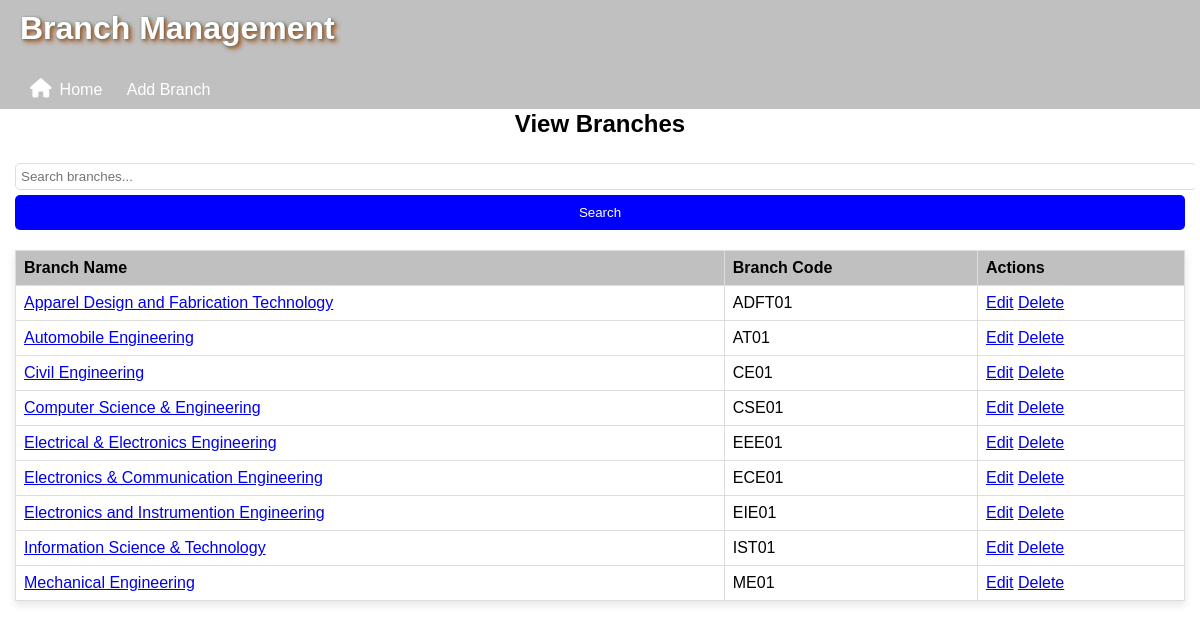
Page /branch (signed in) on the earlier database version.
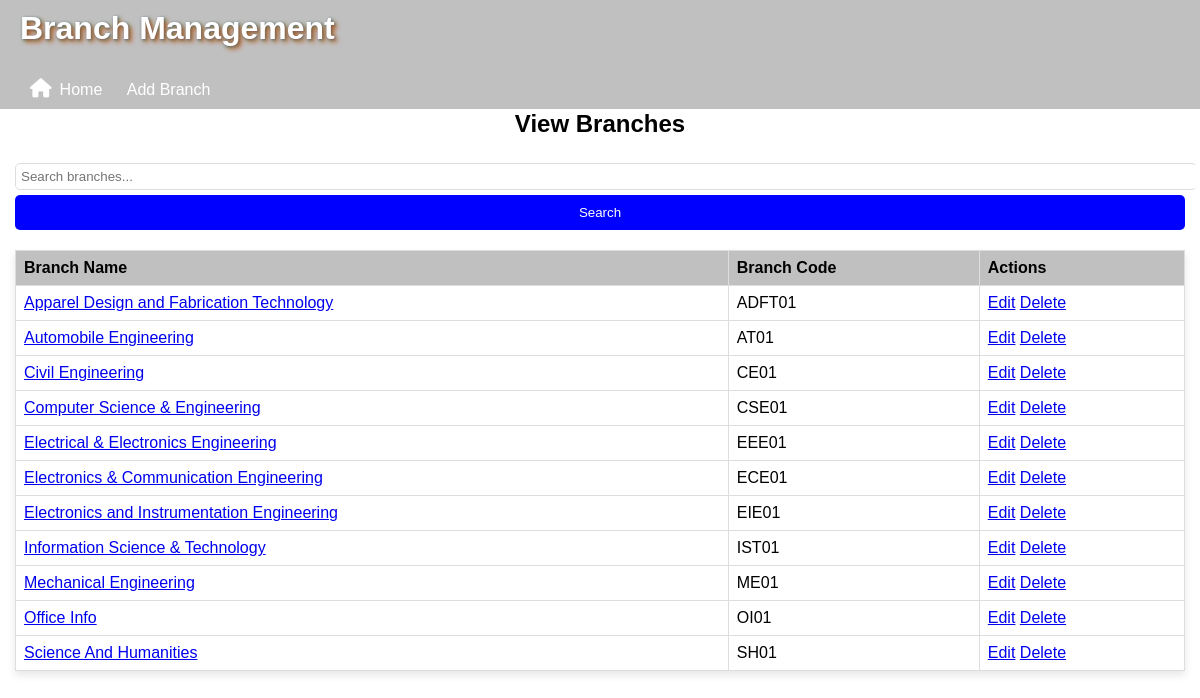
Same page on the later database version.
### models.py (models this page shows)
class Branch(db.Model):
    __tablename__ = 'branches'  # Ensure the table name is consistent
    id = db.Column(db.Integer, primary_key=True)
    branch_code = db.Column(db.String(10), unique=True, nullable=False)
    branch_name = db.Column(db.String(100), nullable=False)
    description = db.Column(db.Text, nullable=True)  # General description
    vision = db.Column(db.Text, nullable=True)  # Vision statement
    mission = db.Column(db.Text, nullable=True)
    images = db.relationship('BranchImages', backref='branch', lazy=True)
    staffs = db.relationship('Staff', backref='branch', lazy=True)
    hods = db.relationship('HOD', backref='branch', lazy=True)

### app.py (the view)
@app.route("/branch")
@login_required
def branch():
    query = request.args.get('query', '')
    if query:
        branches = Branch.query.filter(
            (Branch.branch_name.ilike(f"%{query}%")) |
            (Branch.branch_code.ilike(f"%{query}%"))
        ).all()
    else:
        branches = Branch.query.order_by(Branch.branch_name).all()
    return render_template("view_branches.html", branches=branches)

### app.py (called while the page is built)
@login_manager.user_loader
def load_user(user_id):
    return User.query.get(int(user_id))

### templates/view_branches.html
{% extends "branches.html" %}
{% block content %}
<h2>View Branches</h2>
<form method="GET" action="{{ url_for('branch') }}">
  <input type="text" name="query" placeholder="Search branches..." value="{{ request.args.get('query', '') }}">
  <button type="submit">Search</button>
</form>
<table>
  <thead>
  <tr>
    <th>Branch Name</th>
    <th>Branch Code</th>
    <th>Actions</th>
  </tr>
  </thead>
  <tbody>
  {% for branch in branches %}
  <tr>
    <td>
      <a href="{{ url_for('branch_details', branch_code=branch.branch_code) }}">{{ branch.branch_name }}</a>
    </td>
    <td>{{ branch.branch_code }}</td>
    <td>
      <a href="{{ url_for('edit_branch', id=branch.id) }}">Edit</a>
      <a href="{{ url_for('delete_branch', id=branch.id) }}">Delete</a>
    </td>
  </tr>
  {% endfor %}
  </tbody>
</table>
{% endblock %}

Differences in the rows shown:
changed Branch "EIE01": branch_name "Electronics and Instrumention Engineering" → "Electronics and Instrumentation Engineering"
added Branch: branch_name "Office Info", branch_code "OI01"
added Branch: branch_name "Science And Humanities", branch_code "SH01"
